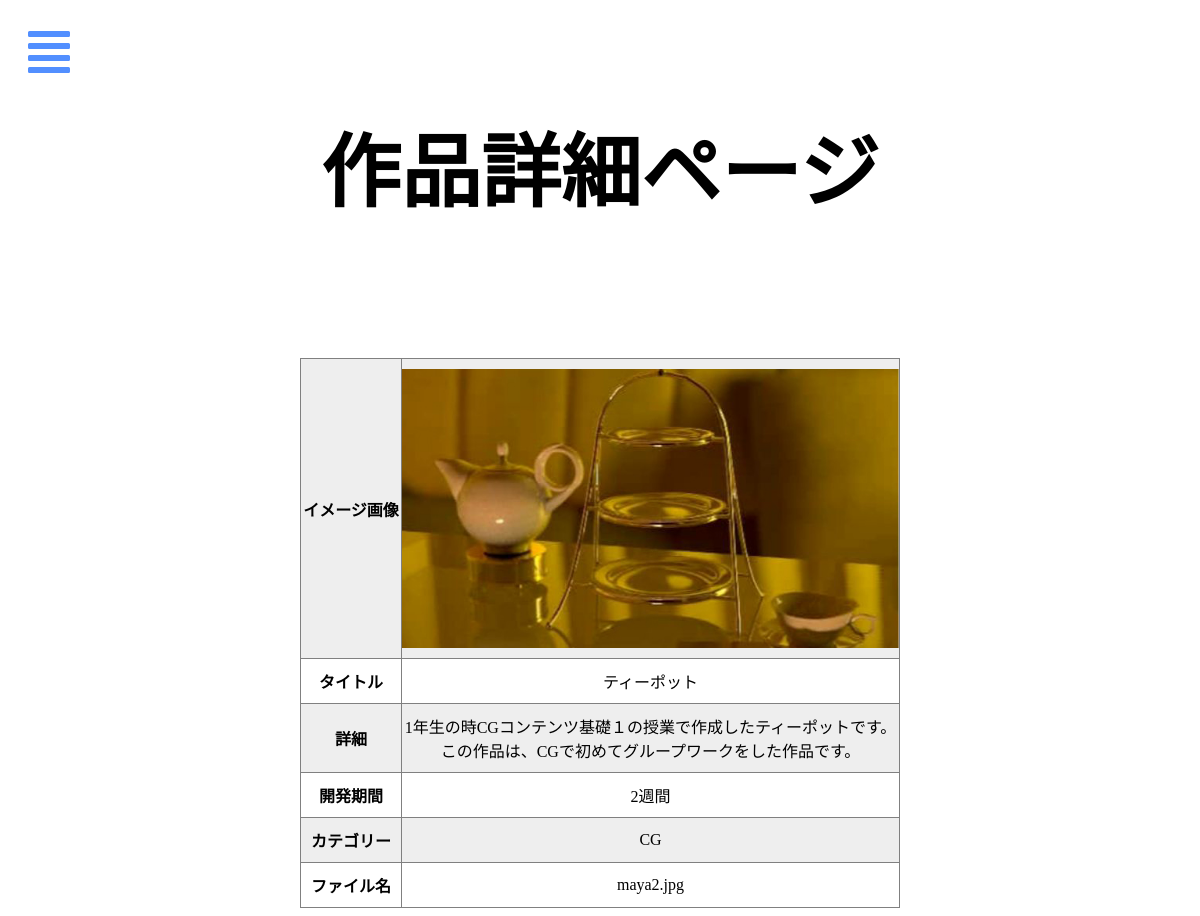
The app's page /product_details.php?id=2 with its own data.
### tables this page shows
CREATE TABLE "portfolio" (
	"id"	INTEGER,
	"product"	TEXT,
	"product_description"	TEXT,
	"cost"	TEXT,
	"category"	TEXT,
	"software"	TEXT,
	"created_at"	TEXT,
	"updated_at"	TEXT,
	"file_name"	TEXT,
	PRIMARY KEY("id")
);

### public_html/func_pub_db.php (called while the page is built, shortened)
<?php
function DB_Access($SQL_STAT) {
	$db_file_name = "../connect/portfolio.db3";
	try {
		$NewPdo = new PDO("sqlite:".$db_file_name);
		$QueryObj = $NewPdo->query($SQL_STAT);
	} catch (PDOException $e) {
		$QueryObj = "DBError：".$e->getMessage();
	}
	return $QueryObj;
}
?>

### public_html/product_details.php (the view, shortened to what this page needs)
<?php
require_once('./func_pub_db.php');
$html_str = "";
$SQL_STAT = "SELECT * FROM portfolio WHERE id =  $_GET[id]";
$QueryObj = DB_Access($SQL_STAT);
$SelectALL = $QueryObj->fetch();
$html_str .= "<tr>";
$html_str .= "<th>イメージ画像</th>";
$html_str .= "<td><img src='photo/" . $SelectALL['file_name'] . "' width='100%'></a></td>";
$html_str .= "</tr>";
$html_str .= "<tr>";
$html_str .= "<th>タイトル</th>";
$html_str .= "<td>" . $SelectALL['product'] . "</td>";
$html_str .= "</tr>";
$html_str .= "<tr>";
$html_str .= "<th>詳細</th>";
$html_str .= "<td>" . nl2br($SelectALL['product_description']) . "</td>";
$html_str .= "</tr>";
$html_str .= "<tr>";
$html_str .= "<th>開発期間</th>";
$html_str .= "<td>" . $SelectALL['cost'] . "</td>";
$html_str .= "</tr>";
$html_str .= "<tr>";
$html_str .= "<th>カテゴリー</th>";
$html_str .= "<td>" . $SelectALL['category'] . "</td>";
$html_str .= "</tr>";
$html_str .= "<th>ファイル名</th>";
$html_str .= "<td>" . $SelectALL['file_name'] . "</td>";
$html_str .= "</tr>";
?>
<html>
<head>
	<link rel="stylesheet" href="css/slide.css" type="text/css">
	<link rel="stylesheet" href="./css/bgstyle_page.css" type="text/css">
	<link rel="stylesheet" href="css/product_details.css" type="text/css">
</head>
<body>
	<main class="wrap push">
		<a href="#menu" class="menu-link">
			<i class="fas fa-align-justify justify_blue fa-3x"></i>
		</a>
		<h1>作品詳細ページ</h1>
		<div class="detalis_aitem">
			<table width="600px" border="1">
				<?= $html_str ?>
			</table>
		</div>
	</main>
</body>
</html>

### public_html/css/bgstyle_page.css (style rules this page uses)
.wrap { position: relative; }
.justify_blue { color:#528fff; }
.fa-align-justify { margin: 20px; }
.menu-link { position: absolute; top: 0; left: 0; }

### public_html/css/product_details.css (style rules this page uses)
h1 { padding-top: 100px; padding-bottom: 80px; text-align: center; font-size: 5em; }
.detalis_aitem table { margin: 0 auto; }
th { width: 100px; }
table { border-collapse: collapse; border-spacing: 0; margin-bottom: 200px; border: solid 1px gray; }
table th,table td { padding: 10px 0; text-align: center; }
table tr:nth-child(odd) { background-color: #eee }
table { border-color: gray; }

### records on screen
portfolio: file_name (picture), product "ティーポット", product_description "1年生の時CGコンテンツ基礎１の授業で作成したティーポットです。この作品は、CGで初めてグループワークをした作品です。", cost "2週間", category "CG", file_name "maya2.jpg"
